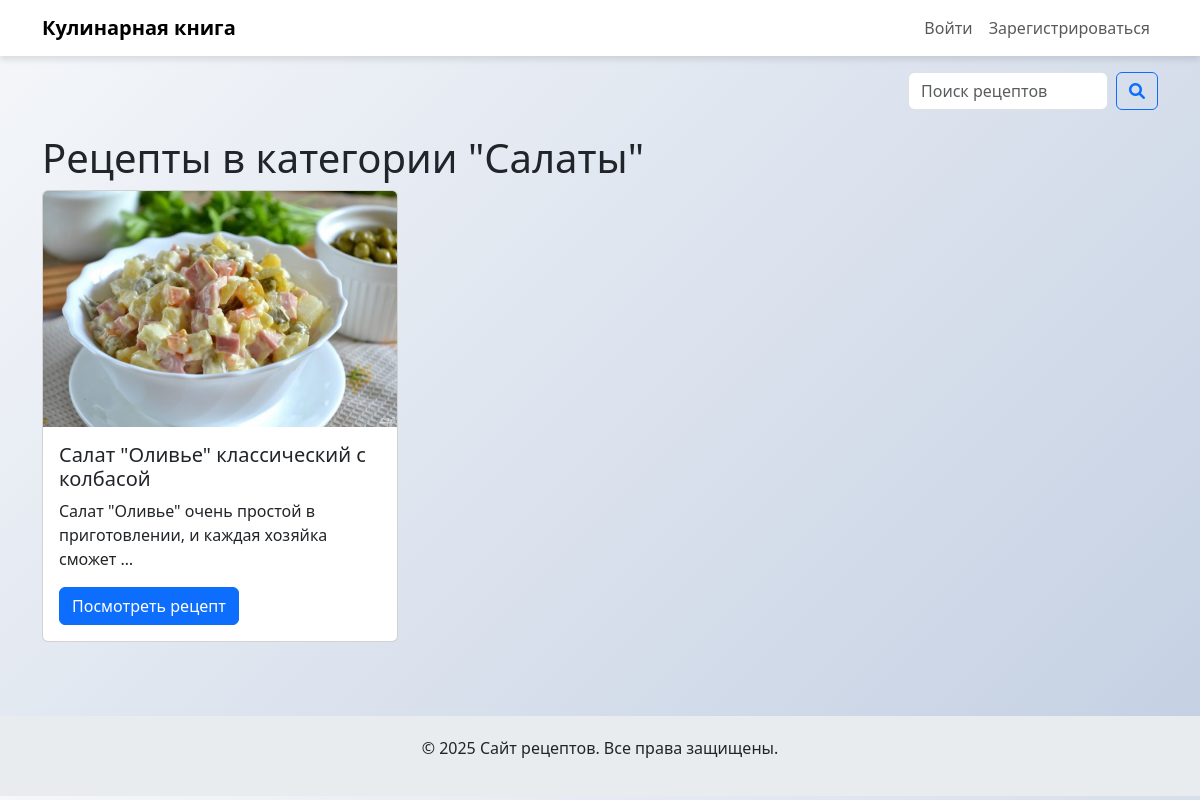
Page /category/1/ on the committed database.
### recipes/models.py (models this page shows, shortened)
class Category(models.Model):
    name = models.CharField(max_length=100)

class Recipe(models.Model):
    title = models.CharField(max_length=200)
    description = models.TextField()
    steps = models.TextField()
    cooking_time = models.PositiveIntegerField(help_text="Время приготовления в минутах")
    image = models.ImageField(upload_to='recipes/')
    author = models.ForeignKey(User, on_delete=models.CASCADE)
    categories = models.ManyToManyField(Category, related_name='recipes')

### recipes/views.py (the view)
# urls.py: path('category/<int:category_id>/', views.category_recipes, name='category_recipes'),
def category_recipes(request, category_id):
    category = get_object_or_404(Category, id=category_id)
    recipes = Recipe.objects.filter(categories=category)
    return render(request, 'recipes/category_recipes.html', {'category': category, 'recipes': recipes})

### recipes/templates/recipes/category_recipes.html
{% extends 'recipes/base.html' %}
{% block content %}
    <h1>Рецепты в категории "{{ category.name }}"</h1>
    <div class="row">
        {% for recipe in recipes %}
            <div class="col-md-4 mb-4">
                <div class="card">
                    <img src="{{ recipe.image.url }}" class="card-img-top" alt="{{ recipe.title }}">
                    <div class="card-body">
                        <h5 class="card-title">{{ recipe.title }}</h5>
                        <p class="card-text">{{ recipe.description|truncatewords:10 }}</p>
                        <a href="{% url 'recipe_detail' recipe.pk %}" class="btn btn-primary">Посмотреть рецепт</a>
                    </div>
                </div>
            </div>
        {% endfor %}
    </div>
{% endblock %}

### recipes/templates/recipes/base.html (style rules this page uses)
body { background: linear-gradient(135deg, #f5f7fa, #c3cfe2); }
.card { transition: transform 0.3s; }
.btn-primary { background-color: #0d6efd; border-color: #0d6efd; }

### rows in the picture
Category: name "Салаты"
Recipe: image (picture), title "Салат \"Оливье\" классический с колбасой", description "Салат \"Оливье\" очень простой в приготовлении, и каждая хозяйка сможет …"
